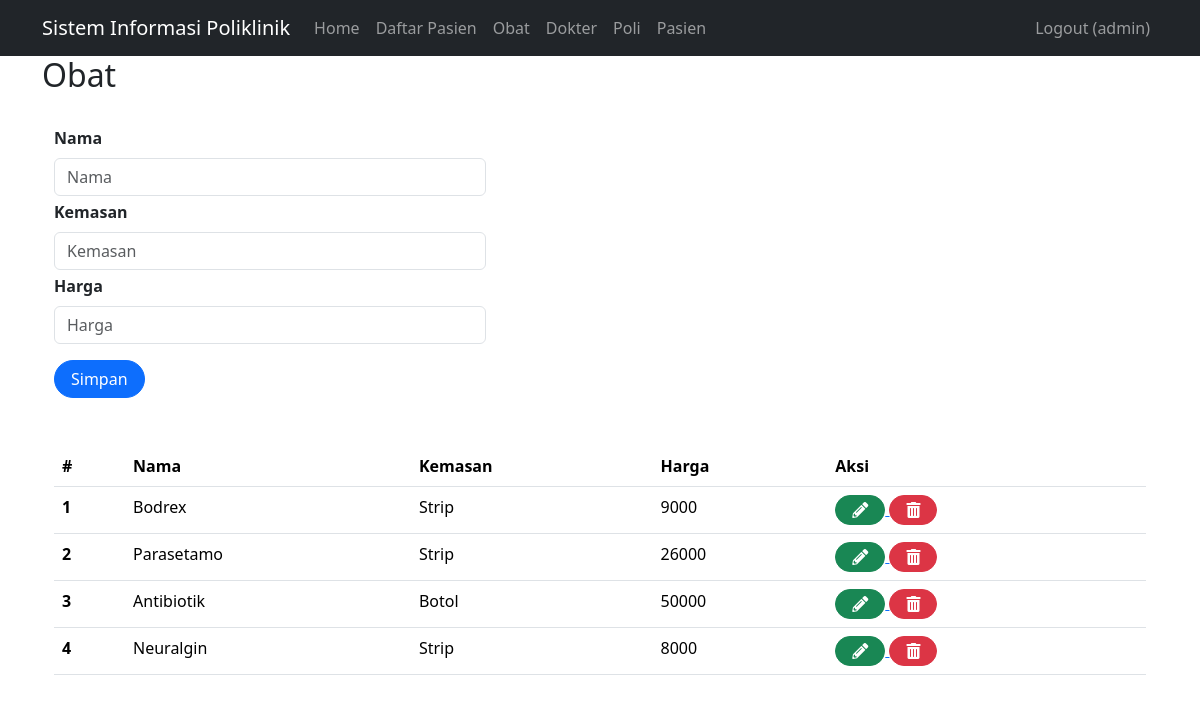
Page /index.php?page=obat (signed in) on the committed database.
### tables this page shows
CREATE TABLE `obat` (
  `id` int(11) NOT NULL,
  `nama_obat` varchar(100) NOT NULL,
  `kemasan` varchar(50) NOT NULL,
  `harga` double NOT NULL
);

### obat.php (the view, shortened to what this page needs)
<h2>Obat</h2>
<br>
<div class="container">
    <form class="form row" style="width: 30rem;" method="POST" action="" name="myForm" onsubmit="return(validate());">
        <?php
        $nama_obat = '';
        $kemasan = '';
        $harga = '';
        ?>
        <div class="row">
            <label for="inputNama" class="form-label fw-bold">
                Nama
            </label>
            <div>
                <input type="text" class="form-control" name="nama_obat" id="inputNama" placeholder="Nama" value="<?php echo $nama_obat ?>">
            </div>
        </div>
        <div class="row mt-1">
            <label for="inputKemasan" class="form-label fw-bold">
                Kemasan
            </label>
            <div>
                <input type="text" class="form-control" name="kemasan" id="inputKemasan" placeholder="Kemasan" value="<?php echo $kemasan ?>">
            </div>
        </div>
        <div class="row mt-1">
            <label for="inputHarga" class="form-label fw-bold">
                Harga
            </label>
            <div>
                <input type="text" class="form-control" name="harga" id="inputHarga" placeholder="Harga" value="<?php echo $harga ?>">
            </div>
        </div>
        <div class="row mt-3">
            <div class=col>
                <button type="submit" class="btn btn-primary rounded-pill px-3 mt-auto" name="simpan">Simpan</button>
            </div>
        </div>
    </form>
    <br>
    <br>
    <table class="table table-hover">
        <thead>
            <tr>
                <th scope="col">#</th>
                <th scope="col">Nama</th>
                <th scope="col">Kemasan</th>
                <th scope="col">Harga</th>
                <th scope="col">Aksi</th>
            </tr>
        </thead>
        <tbody>
            <?php
            $result = mysqli_query($mysqli, "SELECT * FROM obat");
            $no = 1;
            while ($data = mysqli_fetch_array($result)) {
            ?>
                <tr>
                    <th scope="row"><?php echo $no++ ?></th>
                    <td><?php echo $data['nama_obat'] ?></td>
                    <td><?php echo $data['kemasan'] ?></td>
                    <td><?php echo $data['harga'] ?></td>
                    <td>
                        <a href="index.php?page=obat&id=<?php echo $data['id'] ?>">
                            <i class="fas fa-pencil-alt btn btn-success rounded-pill px-3" title="Ubah"></i>
                        </a>
                        <a href="index.php?page=obat&id=<?php echo $data['id'] ?>&aksi=hapus">
                            <i class="fas fa-trash-alt btn btn-danger rounded-pill px-3" title="Hapus"></i>
                        </a>
                    </td>
                </tr>
            <?php
            }
            ?>
        </tbody>
    </table>

### rows in the picture
obat: nama_obat "Bodrex", kemasan "Strip", harga "9000"
obat: nama_obat "Parasetamo", kemasan "Strip", harga "26000"
obat: nama_obat "Antibiotik", kemasan "Botol", harga "50000"
obat: nama_obat "Neuralgin", kemasan "Strip", harga "8000"

### other values in the picture
$_SESSION['username'] "admin"
